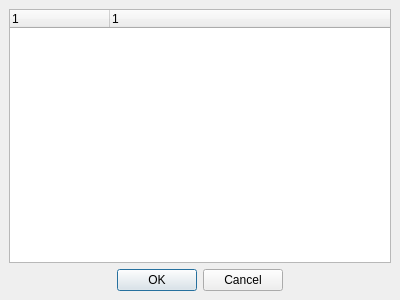
<ui version="4.0" >
 <class>PluginDialog</class>
 <widget class="QDialog" name="PluginDialog" >
  <property name="windowModality" >
   <enum>Qt::ApplicationModal</enum>
  </property>
  <property name="geometry" >
   <rect>
    <x>0</x>
    <y>0</y>
    <width>400</width>
    <height>300</height>
   </rect>
  </property>
  <property name="windowTitle" >
   <string>Plugins</string>
  </property>
  <layout class="QVBoxLayout" >
   <property name="margin" >
    <number>9</number>
   </property>
   <property name="spacing" >
    <number>6</number>
   </property>
   <item>
    <widget class="QTreeWidget" name="pluginList" >
     <property name="verticalScrollBarPolicy" >
      <enum>Qt::ScrollBarAlwaysOff</enum>
     </property>
     <property name="horizontalScrollBarPolicy" >
      <enum>Qt::ScrollBarAlwaysOff</enum>
     </property>
     <property name="editTriggers" >
      <set>QAbstractItemView::NoEditTriggers</set>
     </property>
     <property name="alternatingRowColors" >
      <bool>true</bool>
     </property>
     <property name="horizontalScrollMode" >
      <enum>QAbstractItemView::ScrollPerPixel</enum>
     </property>
     <property name="rootIsDecorated" >
      <bool>false</bool>
     </property>
     <property name="columnCount" >
      <number>2</number>
     </property>
     <column>
      <property name="text" >
       <string>1</string>
      </property>
     </column>
     <column>
      <property name="text" >
       <string>1</string>
      </property>
     </column>
    </widget>
   </item>
   <item>
    <widget class="QDialogButtonBox" name="buttonBox" >
     <property name="orientation" >
      <enum>Qt::Horizontal</enum>
     </property>
     <property name="standardButtons" >
      <set>QDialogButtonBox::Cancel|QDialogButtonBox::NoButton|QDialogButtonBox::Ok</set>
     </property>
     <property name="centerButtons" >
      <bool>true</bool>
     </property>
    </widget>
   </item>
  </layout>
 </widget>
 <resources/>
 <connections>
  <connection>
   <sender>buttonBox</sender>
   <signal>rejected()</signal>
   <receiver>PluginDialog</receiver>
   <slot>reject()</slot>
   <hints>
    <hint type="sourcelabel" >
     <x>316</x>
     <y>260</y>
    </hint>
    <hint type="destinationlabel" >
     <x>286</x>
     <y>274</y>
    </hint>
   </hints>
  </connection>
 </connections>
</ui>
